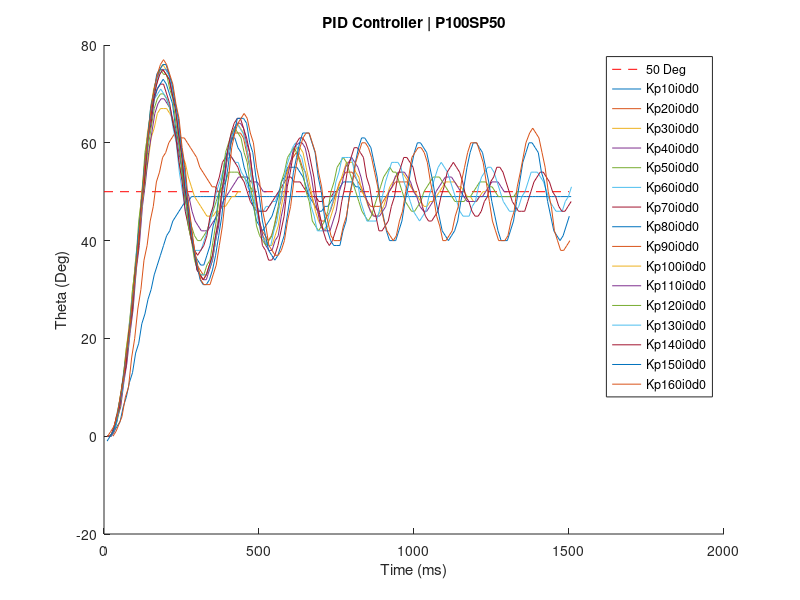
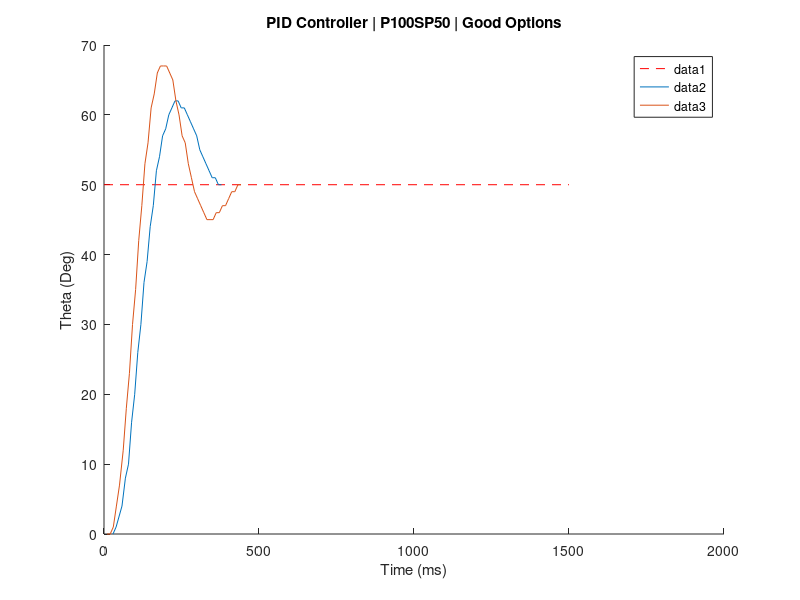

MATLAB code for these plots, in order: (Note: this script raises an error after producing the figures.)
figure(1);
hold on;
xlabel('Time (ms)');
ylabel('Theta (Deg)');
title('PID Controller | P100SP50');
plot([0 1500], [50 50], 'r--');
Kp10i0d0 = [12.0, 0; 22.0, 0; 32.0, 1; 42.0, 2; 52.0, 3; 62.0, 6; 72.0, 8; 82.0, 11; 92.0, 13; 102.0, 17; 112.0, 19; 122.0, 23; 132.0, 25; 142.0, 28; 152.0, 30; 162.0, 33; 172.0, 35; 182.0, 37; 192.0, 39; 202.0, 41; 212.0, 42; 222.0, 44; 232.0, 45; 242.0, 46; 252.0, 47; 262.0, 48; 272.0, 48; 282.0, 49; 292.0, 49; 302.0, 49; 312.0, 49; 322.0, 49; 332.0, 49; 342.0, 49; 352.0, 49; 362.0, 49; 372.0, 49; 382.0, 49; 392.0, 49; 402.0, 49; 412.0, 49; 422.0, 49; 432.0, 49; 442.0, 49; 452.0, 49; 462.0, 49; 472.0, 49; 482.0, 49; 492.0, 49; 502.0, 49; 513.0, 49; 523.0, 49; 533.0, 49; 543.0, 49; 553.0, 49; 563.0, 49; 573.0, 49; 583.0, 49; 593.0, 49; 603.0, 49; 613.0, 49; 623.0, 49; 633.0, 49; 643.0, 49; 653.0, 49; 663.0, 49; 673.0, 49; 683.0, 49; 693.0, 49; 703.0, 49; 713.0, 49; 723.0, 49; 733.0, 49; 743.0, 49; 753.0, 49; 763.0, 49; 773.0, 49; 783.0, 49; 793.0, 49; 803.0, 49; 813.0, 49; 823.0, 49; 833.0, 49; 843.0, 49; 853.0, 49; 863.0, 49; 873.0, 49; 883.0, 49; 893.0, 49; 903.0, 49; 913.0, 49; 923.0, 49; 933.0, 49; 943.0, 49; 953.0, 49; 963.0, 49; 973.0, 49; 983.0, 49; 993.0, 49; 1003.0, 49; 1013.0, 49; 1023.0, 49; 1033.0, 49; 1043.0, 49; 1053.0, 49; 1063.0, 49; 1073.0, 49; 1083.0, 49; 1093.0, 49; 1103.0, 49; 1113.0, 49; 1123.0, 49; 1133.0, 49; 1143.0, 49; 1153.0, 49; 1163.0, 49; 1173.0, 49; 1183.0, 49; 1193.0, 49; 1203.0, 49; 1213.0, 49; 1223.0, 49; 1233.0, 49; 1243.0, 49; 1253.0, 49; 1263.0, 49; 1273.0, 49; 1283.0, 49; 1293.0, 49; 1303.0, 49; 1313.0, 49; 1323.0, 49; 1333.0, 49; 1343.0, 49; 1353.0, 49; 1363.0, 49; 1373.0, 49; 1383.0, 49; 1393.0, 49; 1403.0, 49; 1413.0, 49; 1423.0, 49; 1433.0, 49; 1443.0, 49; 1453.0, 49; 1463.0, 49; 1473.0, 49; 1497.0, 49; 1507.0, 49; ];
plot(Kp10i0d0(:,1),Kp10i0d0(:,2))
% y = max(Kp10i0d0(:,2));
% x = Kp10i0d0(find(Kp10i0d0(:,2) == max(y), 1, 'first'));
% text(x, y, 'Kp10i0d0');
% pause;

Kp20i0d0 = [29.0, 0; 39.0, 1; 58.0, 4; 69.0, 8; 79.0, 10; 89.0, 16; 99.0, 20; 109.0, 26; 119.0, 30; 129.0, 36; 139.0, 39; 149.0, 44; 159.0, 47; 169.0, 52; 179.0, 54; 189.0, 57; 199.0, 58; 209.0, 60; 219.0, 61; 229.0, 62; 239.0, 62; 249.0, 61; 259.0, 61; 269.0, 60; 279.0, 59; 289.0, 58; 299.0, 57; 309.0, 55; 319.0, 54; 329.0, 53; 339.0, 52; 349.0, 51; 359.0, 51; 369.0, 50; 379.0, 50; ];
plot(Kp20i0d0(:,1),Kp20i0d0(:,2))
% y = max(Kp20i0d0(:,2));
% x = Kp20i0d0(find(Kp20i0d0(:,2) == max(y), 1, 'first'));
% text(x, y, 'Kp20i0d0');
% pause;

Kp30i0d0 = [10.0, 0; 20.0, 0; 30.0, 1; 40.0, 4; 50.0, 7; 62.0, 12; 72.0, 18; 82.0, 23; 92.0, 30; 102.0, 35; 112.0, 42; 122.0, 47; 132.0, 53; 142.0, 56; 152.0, 61; 162.0, 63; 172.0, 66; 182.0, 67; 192.0, 67; 202.0, 67; 212.0, 66; 222.0, 65; 232.0, 62; 242.0, 60; 252.0, 57; 262.0, 56; 272.0, 53; 282.0, 51; 292.0, 49; 302.0, 48; 312.0, 47; 322.0, 46; 332.0, 45; 342.0, 45; 352.0, 45; 362.0, 46; 372.0, 46; 382.0, 47; 392.0, 47; 402.0, 48; 412.0, 49; 422.0, 49; 432.0, 50; 442.0, 50; ];
plot(Kp30i0d0(:,1),Kp30i0d0(:,2))
% y = max(Kp30i0d0(:,2));
% x = Kp30i0d0(find(Kp30i0d0(:,2) == max(y), 1, 'first'));
% text(x, y, 'Kp30i0d0');
% pause;

Kp40i0d0 = [14.0, 0; 24.0, 0; 34.0, 1; 44.0, 4; 54.0, 6; 64.0, 11; 74.0, 15; 84.0, 21; 94.0, 26; 104.0, 34; 114.0, 39; 124.0, 47; 134.0, 52; 144.0, 58; 154.0, 62; 164.0, 66; 174.0, 68; 184.0, 69; 194.0, 69; 204.0, 68; 214.0, 67; 224.0, 64; 234.0, 61; 244.0, 57; 254.0, 54; 264.0, 51; 274.0, 49; 284.0, 46; 294.0, 44; 304.0, 43; 314.0, 42; 324.0, 42; 334.0, 42; 344.0, 43; 354.0, 44; 364.0, 45; 374.0, 46; 384.0, 48; 394.0, 49; 404.0, 50; 414.0, 51; 424.0, 52; 434.0, 53; 444.0, 53; 454.0, 53; 464.0, 53; 474.0, 52; 484.0, 52; 494.0, 52; 504.0, 51; 514.0, 50; 524.0, 50; ];
plot(Kp40i0d0(:,1),Kp40i0d0(:,2))
% y = max(Kp40i0d0(:,2));
% x = Kp40i0d0(find(Kp40i0d0(:,2) == max(y), 1, 'first'));
% text(x, y, 'Kp40i0d0');
% pause;

Kp50i0d0 = [12.0, 0; 22.0, 0; 32.0, 1; 42.0, 3; 52.0, 6; 62.0, 11; 72.0, 15; 82.0, 21; 92.0, 26; 102.0, 34; 112.0, 39; 122.0, 47; 132.0, 52; 142.0, 59; 152.0, 63; 162.0, 67; 172.0, 69; 182.0, 70; 192.0, 70; 202.0, 69; 212.0, 67; 222.0, 64; 232.0, 61; 242.0, 56; 252.0, 53; 262.0, 48; 272.0, 46; 282.0, 43; 292.0, 41; 302.0, 40; 312.0, 40; 322.0, 41; 332.0, 42; 342.0, 44; 352.0, 46; 362.0, 48; 372.0, 50; 382.0, 51; 392.0, 52; 402.0, 54; 412.0, 54; 422.0, 54; 432.0, 54; 442.0, 53; 452.0, 53; 462.0, 52; 472.0, 51; 482.0, 50; 492.0, 50; ];
plot(Kp50i0d0(:,1),Kp50i0d0(:,2))
% y = max(Kp50i0d0(:,2));
% x = Kp50i0d0(find(Kp50i0d0(:,2) == max(y), 1, 'first'));
% text(x, y, 'Kp50i0d0');
% pause;

Kp60i0d0 = [10.0, 0; 23.0, 0; 33.0, 2; 43.0, 5; 53.0, 8; 63.0, 13; 73.0, 17; 83.0, 24; 93.0, 29; 103.0, 37; 113.0, 42; 123.0, 50; 133.0, 55; 143.0, 62; 153.0, 65; 163.0, 69; 173.0, 70; 183.0, 71; 193.0, 70; 203.0, 69; 213.0, 67; 223.0, 63; 233.0, 60; 243.0, 54; 253.0, 50; 263.0, 46; 273.0, 43; 283.0, 40; 293.0, 38; 303.0, 38; 313.0, 38; 323.0, 40; 333.0, 42; 343.0, 44; 353.0, 47; 363.0, 50; 373.0, 52; 383.0, 54; 393.0, 56; 403.0, 57; 413.0, 57; 423.0, 56; 433.0, 56; 443.0, 54; 453.0, 53; 463.0, 51; 473.0, 50; 483.0, 48; 493.0, 47; 503.0, 46; 513.0, 46; 523.0, 47; 533.0, 47; 543.0, 48; 553.0, 48; 563.0, 50; 573.0, 50; ];
plot(Kp60i0d0(:,1),Kp60i0d0(:,2))
% y = max(Kp60i0d0(:,2));
% x = Kp60i0d0(find(Kp60i0d0(:,2) == max(y), 1, 'first'));
% text(x, y, 'Kp60i0d0');
% pause;

Kp70i0d0 = [12.0, 0; 22.0, 0; 32.0, 2; 42.0, 4; 52.0, 7; 62.0, 12; 72.0, 16; 82.0, 22; 92.0, 27; 102.0, 35; 112.0, 40; 122.0, 48; 132.0, 54; 142.0, 61; 152.0, 64; 162.0, 69; 172.0, 71; 182.0, 72; 192.0, 72; 202.0, 70; 212.0, 68; 222.0, 64; 232.0, 61; 242.0, 56; 252.0, 52; 262.0, 46; 272.0, 43; 282.0, 40; 292.0, 38; 302.0, 37; 312.0, 38; 322.0, 39; 332.0, 41; 342.0, 45; 352.0, 47; 362.0, 51; 372.0, 53; 382.0, 56; 392.0, 57; 402.0, 58; 412.0, 57; 422.0, 56; 432.0, 55; 442.0, 53; 452.0, 52; 462.0, 50; 472.0, 48; 482.0, 47; 492.0, 46; 503.0, 46; 513.0, 46; 523.0, 46; 533.0, 47; 543.0, 48; 553.0, 49; 563.0, 50; 573.0, 51; 583.0, 52; 593.0, 53; 603.0, 53; 613.0, 52; 623.0, 52; 633.0, 52; 643.0, 51; 653.0, 50; 663.0, 49; 673.0, 49; 683.0, 49; 693.0, 48; 703.0, 48; 713.0, 49; 723.0, 49; 733.0, 49; 743.0, 50; 753.0, 50; ];
plot(Kp70i0d0(:,1),Kp70i0d0(:,2))
% y = max(Kp70i0d0(:,2));
% x = Kp70i0d0(find(Kp70i0d0(:,2) == max(y), 1, 'first'));
% text(x, y, 'Kp70i0d0');
% pause;

Kp80i0d0 = [11.0, 0; 21.0, 0; 31.0, 1; 41.0, 3; 51.0, 7; 61.0, 11; 71.0, 16; 81.0, 21; 91.0, 28; 101.0, 33; 111.0, 41; 121.0, 47; 131.0, 55; 141.0, 60; 151.0, 65; 161.0, 69; 171.0, 71; 181.0, 72; 191.0, 73; 201.0, 72; 211.0, 70; 221.0, 68; 231.0, 63; 241.0, 60; 252.0, 54; 262.0, 49; 272.0, 44; 282.0, 41; 292.0, 37; 302.0, 36; 312.0, 35; 322.0, 35; 332.0, 37; 342.0, 39; 352.0, 43; 362.0, 45; 372.0, 50; 382.0, 53; 392.0, 57; 402.0, 59; 412.0, 61; 422.0, 61; 432.0, 59; 442.0, 58; 452.0, 55; 462.0, 53; 472.0, 49; 482.0, 47; 492.0, 44; 502.0, 43; 512.0, 42; 522.0, 43; 532.0, 44; 542.0, 45; 552.0, 47; 562.0, 49; 572.0, 52; 582.0, 53; 592.0, 55; 602.0, 55; 612.0, 55; 622.0, 55; 632.0, 54; 642.0, 53; 652.0, 51; 662.0, 49; 672.0, 48; 682.0, 47; 692.0, 46; 702.0, 46; 712.0, 47; 722.0, 47; 732.0, 48; 742.0, 49; 752.0, 50; 762.0, 51; 772.0, 52; 782.0, 52; 792.0, 52; 802.0, 52; 812.0, 51; 822.0, 51; 832.0, 50; 842.0, 50; ];
plot(Kp80i0d0(:,1),Kp80i0d0(:,2))
% y = max(Kp80i0d0(:,2));
% x = Kp80i0d0(find(Kp80i0d0(:,2) == max(y), 1, 'first'));
% text(x, y, 'Kp80i0d0');
% pause;

Kp90i0d0 = [10.0, 0; 20.0, 0; 30.0, 1; 40.0, 3; 50.0, 6; 60.0, 11; 70.0, 14; 80.0, 21; 90.0, 26; 100.0, 34; 110.0, 39; 120.0, 48; 130.0, 54; 140.0, 61; 150.0, 65; 160.0, 70; 170.0, 72; 180.0, 75; 190.0, 75; 200.0, 74; 210.0, 73; 220.0, 70; 230.0, 68; 240.0, 63; 250.0, 59; 260.0, 52; 270.0, 48; 280.0, 42; 290.0, 39; 300.0, 35; 310.0, 34; 320.0, 33; 330.0, 33; 340.0, 35; 350.0, 37; 360.0, 41; 370.0, 45; 380.0, 50; 390.0, 54; 400.0, 58; 410.0, 60; 420.0, 62; 430.0, 62; 440.0, 62; 450.0, 61; 460.0, 58; 470.0, 55; 480.0, 51; 490.0, 48; 500.0, 44; 510.0, 42; 520.0, 41; 530.0, 40; 540.0, 41; 550.0, 43; 560.0, 46; 570.0, 48; 580.0, 52; 590.0, 54; 600.0, 56; 610.0, 57; 620.0, 58; 630.0, 57; 640.0, 55; 650.0, 54; 660.0, 51; 670.0, 49; 680.0, 47; 690.0, 46; 700.0, 44; 710.0, 44; 720.0, 45; 730.0, 46; 740.0, 48; 750.0, 50; 760.0, 52; 770.0, 53; 780.0, 54; 790.0, 54; 800.0, 54; 810.0, 53; 820.0, 52; 830.0, 51; 840.0, 49; 850.0, 48; 860.0, 47; 870.0, 47; 880.0, 47; 890.0, 47; 900.0, 48; 910.0, 49; 920.0, 50; 930.0, 51; 940.0, 52; 950.0, 52; 960.0, 52; 970.0, 52; 980.0, 52; 990.0, 51; 1000.0, 50; 1010.0, 50; ];
plot(Kp90i0d0(:,1),Kp90i0d0(:,2))
% y = max(Kp90i0d0(:,2));
% x = Kp90i0d0(find(Kp90i0d0(:,2) == max(y), 1, 'first'));
% text(x, y, 'Kp90i0d0');
% pause;

Kp100i0d0 = [10.0, 0; 20.0, 0; 30.0, 1; 40.0, 4; 50.0, 6; 60.0, 11; 70.0, 15; 80.0, 22; 90.0, 27; 100.0, 35; 110.0, 40; 120.0, 49; 130.0, 55; 140.0, 62; 150.0, 66; 160.0, 71; 170.0, 73; 180.0, 75; 190.0, 76; 200.0, 75; 210.0, 74; 220.0, 71; 230.0, 68; 240.0, 63; 250.0, 59; 260.0, 52; 270.0, 48; 280.0, 42; 290.0, 38; 300.0, 35; 310.0, 33; 320.0, 32; 330.0, 33; 340.0, 34; 350.0, 36; 360.0, 40; 370.0, 44; 380.0, 50; 390.0, 54; 400.0, 58; 410.0, 61; 420.0, 63; 430.0, 64; 440.0, 63; 450.0, 62; 460.0, 59; 470.0, 56; 480.0, 51; 490.0, 48; 502.0, 44; 512.0, 41; 522.0, 40; 532.0, 39; 542.0, 39; 552.0, 41; 562.0, 43; 572.0, 47; 582.0, 50; 592.0, 54; 602.0, 56; 612.0, 58; 622.0, 59; 632.0, 59; 642.0, 58; 652.0, 55; 662.0, 52; 672.0, 49; 682.0, 46; 692.0, 44; 702.0, 43; 712.0, 42; 722.0, 43; 732.0, 45; 742.0, 47; 752.0, 50; 762.0, 52; 772.0, 54; 782.0, 56; 792.0, 56; 802.0, 56; 812.0, 54; 822.0, 53; 832.0, 50; 842.0, 49; 852.0, 47; 862.0, 46; 872.0, 45; 882.0, 45; 892.0, 46; 902.0, 47; 912.0, 49; 922.0, 51; 932.0, 52; 942.0, 53; 952.0, 54; 962.0, 54; 972.0, 53; 982.0, 52; 992.0, 51; 1002.0, 50; 1012.0, 49; 1022.0, 48; 1032.0, 47; 1042.0, 47; 1052.0, 48; 1062.0, 48; 1072.0, 49; 1082.0, 50; 1092.0, 51; 1102.0, 52; 1112.0, 52; 1122.0, 52; 1132.0, 52; 1142.0, 51; 1152.0, 51; 1162.0, 50; 1172.0, 49; 1182.0, 49; 1192.0, 48; 1202.0, 48; 1212.0, 49; 1222.0, 50; 1232.0, 50; ];
plot(Kp100i0d0(:,1),Kp100i0d0(:,2))
% y = max(Kp100i0d0(:,2));
% x = Kp100i0d0(find(Kp100i0d0(:,2) == max(y), 1, 'first'));
% text(x, y, 'Kp100i0d0');
% pause;

Kp110i0d0 = [10.0, 0; 20.0, 0; 30.0, 1; 40.0, 3; 50.0, 6; 60.0, 11; 70.0, 14; 80.0, 21; 90.0, 26; 100.0, 34; 110.0, 39; 120.0, 48; 130.0, 54; 140.0, 61; 150.0, 66; 160.0, 70; 170.0, 73; 180.0, 75; 190.0, 75; 200.0, 75; 210.0, 74; 220.0, 70; 230.0, 68; 240.0, 62; 250.0, 58; 260.0, 52; 270.0, 47; 280.0, 41; 290.0, 38; 300.0, 34; 310.0, 33; 320.0, 32; 330.0, 32; 340.0, 34; 350.0, 36; 360.0, 40; 370.0, 43; 380.0, 49; 390.0, 53; 400.0, 58; 410.0, 61; 420.0, 63; 430.0, 64; 440.0, 64; 450.0, 63; 460.0, 60; 470.0, 58; 480.0, 53; 490.0, 49; 502.0, 44; 512.0, 41; 522.0, 39; 532.0, 38; 542.0, 38; 552.0, 40; 562.0, 41; 572.0, 45; 582.0, 48; 592.0, 53; 602.0, 56; 612.0, 59; 629.0, 60; 639.0, 60; 649.0, 59; 659.0, 56; 669.0, 53; 679.0, 49; 689.0, 46; 699.0, 43; 709.0, 42; 719.0, 42; 729.0, 42; 739.0, 44; 749.0, 46; 759.0, 50; 769.0, 52; 779.0, 55; 789.0, 56; 799.0, 57; 809.0, 56; 819.0, 55; 829.0, 53; 839.0, 50; 849.0, 48; 859.0, 46; 869.0, 45; 879.0, 45; 889.0, 45; 899.0, 46; 909.0, 47; 919.0, 50; 929.0, 51; 939.0, 53; 949.0, 54; 959.0, 54; 969.0, 54; 979.0, 53; 989.0, 52; 999.0, 50; 1009.0, 49; 1019.0, 47; 1031.0, 46; 1041.0, 46; 1051.0, 47; 1061.0, 48; 1071.0, 50; 1081.0, 51; 1091.0, 52; 1101.0, 53; 1111.0, 53; 1121.0, 53; 1131.0, 52; 1141.0, 51; 1151.0, 50; 1161.0, 49; 1171.0, 48; 1181.0, 48; 1191.0, 48; 1201.0, 48; 1211.0, 49; 1221.0, 49; 1231.0, 50; 1241.0, 51; 1251.0, 52; 1261.0, 52; 1271.0, 52; 1281.0, 51; 1291.0, 50; 1301.0, 50; ];
plot(Kp110i0d0(:,1),Kp110i0d0(:,2))
% y = max(Kp110i0d0(:,2));
% x = Kp110i0d0(find(Kp110i0d0(:,2) == max(y), 1, 'first'));
% text(x, y, 'Kp110i0d0');
% pause;

Kp120i0d0 = [10.0, 0; 20.0, 0; 30.0, 1; 42.0, 4; 52.0, 8; 62.0, 12; 72.0, 18; 82.0, 22; 92.0, 30; 102.0, 35; 112.0, 44; 122.0, 49; 132.0, 58; 142.0, 62; 152.0, 68; 162.0, 71; 172.0, 74; 182.0, 75; 192.0, 74; 202.0, 74; 212.0, 71; 222.0, 69; 232.0, 64; 242.0, 60; 252.0, 54; 262.0, 50; 272.0, 43; 282.0, 40; 292.0, 36; 302.0, 34; 312.0, 33; 322.0, 33; 332.0, 35; 342.0, 36; 352.0, 40; 362.0, 44; 372.0, 49; 382.0, 53; 392.0, 58; 402.0, 60; 412.0, 62; 422.0, 63; 432.0, 62; 442.0, 61; 452.0, 58; 462.0, 56; 472.0, 51; 482.0, 48; 492.0, 43; 502.0, 41; 512.0, 40; 522.0, 39; 532.0, 40; 542.0, 41; 552.0, 44; 562.0, 47; 572.0, 52; 582.0, 54; 592.0, 57; 602.0, 58; 612.0, 59; 622.0, 58; 632.0, 56; 642.0, 54; 652.0, 50; 662.0, 48; 672.0, 44; 682.0, 43; 692.0, 42; 702.0, 43; 712.0, 44; 722.0, 46; 732.0, 50; 742.0, 52; 752.0, 55; 762.0, 56; 772.0, 57; 782.0, 56; 792.0, 54; 802.0, 52; 812.0, 50; 822.0, 48; 832.0, 46; 842.0, 45; 852.0, 44; 862.0, 45; 872.0, 47; 882.0, 49; 892.0, 51; 902.0, 53; 912.0, 54; 922.0, 55; 932.0, 54; 942.0, 54; 952.0, 52; 962.0, 50; 972.0, 48; 982.0, 47; 992.0, 46; 1002.0, 46; 1012.0, 47; 1022.0, 48; 1032.0, 50; 1042.0, 51; 1052.0, 52; 1062.0, 53; 1072.0, 53; 1082.0, 53; 1092.0, 52; 1102.0, 51; 1112.0, 50; 1122.0, 49; 1132.0, 48; 1142.0, 48; 1152.0, 48; 1162.0, 48; 1172.0, 49; 1182.0, 49; 1192.0, 50; 1202.0, 51; 1212.0, 52; 1222.0, 52; 1232.0, 52; 1242.0, 51; 1252.0, 51; 1262.0, 50; 1272.0, 49; 1282.0, 49; 1292.0, 49; 1302.0, 49; 1312.0, 49; 1322.0, 49; 1332.0, 50; 1342.0, 50; ];
plot(Kp120i0d0(:,1),Kp120i0d0(:,2))
% y = max(Kp120i0d0(:,2));
% x = Kp120i0d0(find(Kp120i0d0(:,2) == max(y), 1, 'first'));
% text(x, y, 'Kp120i0d0');
% pause;

Kp130i0d0 = [11.0, 0; 21.0, 0; 31.0, 1; 41.0, 3; 51.0, 7; 61.0, 10; 71.0, 16; 81.0, 20; 91.0, 28; 101.0, 32; 111.0, 41; 121.0, 46; 131.0, 55; 141.0, 60; 151.0, 66; 161.0, 70; 171.0, 73; 188.0, 75; 198.0, 75; 208.0, 74; 218.0, 72; 228.0, 68; 238.0, 65; 248.0, 60; 258.0, 55; 268.0, 48; 278.0, 44; 288.0, 39; 298.0, 36; 308.0, 33; 318.0, 33; 328.0, 33; 338.0, 34; 348.0, 36; 358.0, 39; 368.0, 44; 378.0, 48; 388.0, 54; 398.0, 57; 408.0, 61; 418.0, 62; 428.0, 64; 438.0, 63; 448.0, 62; 458.0, 60; 468.0, 56; 478.0, 52; 488.0, 47; 498.0, 44; 508.0, 41; 518.0, 40; 528.0, 39; 538.0, 39; 548.0, 42; 558.0, 44; 568.0, 48; 578.0, 51; 588.0, 55; 598.0, 57; 608.0, 59; 618.0, 60; 628.0, 58; 638.0, 57; 648.0, 54; 658.0, 51; 668.0, 47; 678.0, 45; 688.0, 42; 698.0, 42; 708.0, 42; 718.0, 43; 728.0, 46; 738.0, 48; 748.0, 52; 758.0, 54; 768.0, 57; 778.0, 57; 788.0, 57; 798.0, 57; 808.0, 54; 818.0, 52; 828.0, 48; 838.0, 46; 848.0, 44; 858.0, 44; 868.0, 44; 878.0, 44; 888.0, 46; 898.0, 49; 908.0, 52; 918.0, 54; 928.0, 56; 938.0, 56; 948.0, 56; 958.0, 55; 968.0, 52; 978.0, 50; 988.0, 48; 998.0, 46; 1008.0, 45; 1018.0, 44; 1028.0, 45; 1038.0, 46; 1048.0, 49; 1058.0, 51; 1068.0, 53; 1078.0, 55; 1088.0, 56; 1098.0, 55; 1108.0, 54; 1118.0, 52; 1128.0, 50; 1138.0, 48; 1148.0, 46; 1158.0, 45; 1168.0, 45; 1178.0, 45; 1188.0, 47; 1198.0, 48; 1208.0, 51; 1218.0, 53; 1228.0, 54; 1238.0, 55; 1248.0, 55; 1258.0, 54; 1268.0, 52; 1278.0, 50; 1288.0, 48; 1298.0, 47; 1308.0, 46; 1318.0, 46; 1328.0, 46; 1338.0, 47; 1348.0, 49; 1358.0, 50; 1368.0, 52; 1378.0, 54; 1388.0, 54; 1398.0, 54; 1408.0, 53; 1418.0, 52; 1428.0, 50; 1438.0, 48; 1448.0, 47; 1458.0, 46; 1468.0, 46; 1478.0, 46; 1488.0, 48; 1498.0, 49; 1508.0, 51; ];
plot(Kp130i0d0(:,1),Kp130i0d0(:,2))
% y = max(Kp130i0d0(:,2));
% x = Kp130i0d0(find(Kp130i0d0(:,2) == max(y), 1, 'first'));
% text(x, y, 'Kp130i0d0');
% pause;

Kp140i0d0 = [10.0, 0; 20.0, 0; 30.0, 1; 40.0, 4; 50.0, 6; 60.0, 11; 70.0, 14; 80.0, 21; 90.0, 25; 100.0, 33; 110.0, 38; 120.0, 47; 130.0, 52; 140.0, 60; 150.0, 65; 160.0, 69; 170.0, 72; 180.0, 74; 190.0, 75; 200.0, 74; 210.0, 73; 220.0, 70; 230.0, 67; 240.0, 62; 250.0, 58; 260.0, 51; 270.0, 47; 280.0, 41; 290.0, 38; 300.0, 34; 310.0, 33; 320.0, 32; 330.0, 33; 340.0, 35; 350.0, 37; 360.0, 41; 370.0, 44; 380.0, 50; 390.0, 54; 400.0, 59; 410.0, 62; 420.0, 64; 430.0, 65; 440.0, 65; 450.0, 63; 460.0, 61; 470.0, 58; 480.0, 53; 490.0, 49; 501.0, 44; 511.0, 39; 521.0, 38; 531.0, 36; 541.0, 36; 551.0, 37; 561.0, 39; 571.0, 42; 581.0, 45; 591.0, 51; 601.0, 54; 611.0, 58; 621.0, 60; 631.0, 61; 641.0, 61; 651.0, 60; 661.0, 58; 677.0, 53; 687.0, 48; 697.0, 45; 707.0, 42; 717.0, 40; 727.0, 39; 737.0, 40; 747.0, 42; 757.0, 44; 767.0, 48; 777.0, 51; 787.0, 55; 797.0, 57; 807.0, 59; 817.0, 59; 827.0, 58; 837.0, 57; 847.0, 53; 857.0, 51; 867.0, 47; 877.0, 45; 887.0, 42; 897.0, 42; 907.0, 43; 917.0, 44; 927.0, 47; 937.0, 49; 947.0, 53; 957.0, 55; 967.0, 57; 977.0, 57; 987.0, 56; 997.0, 55; 1007.0, 52; 1017.0, 50; 1027.0, 47; 1037.0, 45; 1047.0, 44; 1057.0, 44; 1067.0, 45; 1077.0, 46; 1087.0, 49; 1097.0, 51; 1107.0, 54; 1117.0, 55; 1127.0, 56; 1137.0, 55; 1147.0, 54; 1157.0, 52; 1167.0, 49; 1177.0, 48; 1187.0, 46; 1197.0, 45; 1207.0, 45; 1217.0, 46; 1227.0, 48; 1237.0, 49; 1247.0, 52; 1257.0, 53; 1267.0, 55; 1277.0, 55; 1287.0, 54; 1297.0, 52; 1307.0, 50; 1317.0, 48; 1327.0, 47; 1337.0, 46; 1347.0, 46; 1357.0, 46; 1367.0, 48; 1377.0, 50; 1387.0, 52; 1397.0, 53; 1407.0, 54; 1417.0, 54; 1427.0, 53; 1437.0, 52; 1447.0, 50; 1457.0, 49; 1467.0, 47; 1477.0, 46; 1487.0, 46; 1497.0, 47; 1507.0, 48; ];
plot(Kp140i0d0(:,1),Kp140i0d0(:,2))
% y = max(Kp140i0d0(:,2));
% x = Kp140i0d0(find(Kp140i0d0(:,2) == max(y), 1, 'first'));
% text(x, y, 'Kp140i0d0');
% pause;

Kp150i0d0 = [10.0, -1; 20.0, 0; 30.0, 1; 40.0, 3; 50.0, 7; 60.0, 10; 70.0, 16; 80.0, 20; 90.0, 27; 100.0, 32; 110.0, 41; 120.0, 46; 130.0, 55; 140.0, 60; 150.0, 67; 160.0, 70; 170.0, 74; 180.0, 75; 190.0, 76; 200.0, 76; 210.0, 74; 220.0, 72; 230.0, 68; 240.0, 65; 250.0, 59; 260.0, 55; 270.0, 48; 280.0, 43; 290.0, 38; 300.0, 35; 310.0, 32; 320.0, 31; 330.0, 31; 340.0, 32; 350.0, 34; 360.0, 37; 370.0, 41; 380.0, 45; 390.0, 51; 400.0, 55; 410.0, 60; 420.0, 62; 430.0, 65; 440.0, 65; 450.0, 65; 460.0, 64; 470.0, 60; 480.0, 58; 490.0, 53; 501.0, 49; 511.0, 44; 521.0, 41; 531.0, 38; 541.0, 37; 551.0, 36; 561.0, 37; 571.0, 39; 581.0, 41; 591.0, 45; 601.0, 49; 611.0, 54; 621.0, 57; 631.0, 60; 641.0, 62; 651.0, 62; 661.0, 62; 671.0, 60; 681.0, 58; 691.0, 53; 701.0, 50; 711.0, 45; 721.0, 42; 731.0, 40; 741.0, 39; 751.0, 39; 761.0, 39; 771.0, 42; 781.0, 44; 791.0, 49; 801.0, 52; 811.0, 56; 821.0, 59; 831.0, 61; 841.0, 61; 851.0, 60; 861.0, 59; 871.0, 56; 881.0, 53; 891.0, 48; 901.0, 45; 911.0, 42; 921.0, 40; 931.0, 40; 941.0, 40; 951.0, 42; 961.0, 44; 971.0, 48; 981.0, 51; 991.0, 55; 1001.0, 58; 1011.0, 60; 1021.0, 60; 1031.0, 59; 1041.0, 58; 1051.0, 55; 1061.0, 52; 1071.0, 48; 1081.0, 45; 1091.0, 42; 1101.0, 41; 1111.0, 40; 1121.0, 41; 1131.0, 42; 1141.0, 44; 1151.0, 48; 1161.0, 51; 1171.0, 55; 1181.0, 58; 1191.0, 60; 1201.0, 60; 1211.0, 59; 1221.0, 58; 1231.0, 55; 1241.0, 52; 1251.0, 48; 1261.0, 45; 1271.0, 42; 1281.0, 40; 1291.0, 40; 1301.0, 40; 1311.0, 42; 1321.0, 44; 1331.0, 48; 1341.0, 52; 1351.0, 56; 1361.0, 58; 1371.0, 60; 1381.0, 60; 1391.0, 59; 1401.0, 58; 1411.0, 54; 1421.0, 52; 1431.0, 48; 1441.0, 45; 1451.0, 42; 1461.0, 41; 1471.0, 40; 1481.0, 41; 1491.0, 43; 1501.0, 45; ];
plot(Kp150i0d0(:,1),Kp150i0d0(:,2))
% y = max(Kp150i0d0(:,2));
% x = Kp150i0d0(find(Kp150i0d0(:,2) == max(y), 1, 'first'));
% text(x, y, 'Kp150i0d0');
% pause;

Kp160i0d0 = [12.0, 0; 22.0, 1; 32.0, 2; 42.0, 4; 52.0, 8; 62.0, 11; 72.0, 17; 82.0, 21; 92.0, 28; 102.0, 33; 112.0, 41; 122.0, 47; 132.0, 56; 142.0, 61; 152.0, 67; 162.0, 71; 172.0, 74; 182.0, 76; 192.0, 77; 202.0, 76; 212.0, 74; 222.0, 72; 232.0, 68; 242.0, 65; 252.0, 59; 262.0, 55; 272.0, 48; 282.0, 43; 292.0, 38; 302.0, 35; 312.0, 32; 322.0, 31; 332.0, 31; 342.0, 31; 352.0, 33; 362.0, 35; 372.0, 39; 382.0, 43; 392.0, 49; 402.0, 53; 412.0, 59; 422.0, 62; 432.0, 64; 442.0, 65; 452.0, 66; 462.0, 65; 472.0, 62; 482.0, 60; 492.0, 55; 502.0, 52; 512.0, 46; 522.0, 43; 532.0, 39; 542.0, 38; 552.0, 37; 562.0, 37; 572.0, 38; 582.0, 40; 592.0, 44; 602.0, 47; 612.0, 52; 622.0, 56; 632.0, 59; 642.0, 61; 652.0, 62; 662.0, 62; 672.0, 60; 682.0, 58; 692.0, 54; 702.0, 51; 712.0, 46; 722.0, 44; 732.0, 41; 742.0, 40; 752.0, 40; 762.0, 40; 772.0, 43; 782.0, 45; 792.0, 49; 802.0, 52; 812.0, 56; 822.0, 58; 832.0, 60; 843.0, 60; 853.0, 59; 863.0, 57; 873.0, 54; 883.0, 51; 893.0, 47; 903.0, 44; 913.0, 42; 923.0, 41; 933.0, 40; 943.0, 41; 953.0, 44; 963.0, 46; 973.0, 50; 983.0, 53; 993.0, 57; 1003.0, 58; 1013.0, 59; 1023.0, 59; 1033.0, 58; 1043.0, 56; 1053.0, 52; 1063.0, 49; 1073.0, 45; 1083.0, 43; 1093.0, 40; 1103.0, 40; 1113.0, 41; 1123.0, 42; 1133.0, 45; 1143.0, 47; 1153.0, 52; 1163.0, 55; 1173.0, 58; 1183.0, 60; 1193.0, 60; 1203.0, 60; 1213.0, 58; 1223.0, 56; 1233.0, 52; 1243.0, 48; 1253.0, 44; 1263.0, 42; 1273.0, 40; 1283.0, 40; 1293.0, 40; 1303.0, 41; 1313.0, 44; 1323.0, 46; 1333.0, 51; 1343.0, 54; 1361.0, 60; 1373.0, 62; 1383.0, 63; 1393.0, 62; 1403.0, 61; 1413.0, 58; 1423.0, 55; 1433.0, 50; 1443.0, 47; 1453.0, 42; 1463.0, 40; 1473.0, 38; 1483.0, 38; 1493.0, 39; 1503.0, 40; ];
plot(Kp160i0d0(:,1),Kp160i0d0(:,2))
% y = max(Kp160i0d0(:,2));
% x = Kp160i0d0(find(Kp160i0d0(:,2) == max(y), 1, 'first'));
% text(x, y, 'Kp160i0d0');
% pause;

caseList = {'Kp10i0d0', 'Kp20i0d0', 'Kp30i0d0', 'Kp40i0d0', 'Kp50i0d0', 'Kp60i0d0', 'Kp70i0d0', 'Kp80i0d0', 'Kp90i0d0', 'Kp100i0d0', 'Kp110i0d0', 'Kp120i0d0', 'Kp130i0d0', 'Kp140i0d0', 'Kp150i0d0', 'Kp160i0d0'};
legend('50 Deg', caseList{1,:});

t = {Kp10i0d0, Kp20i0d0, Kp30i0d0, Kp40i0d0, Kp50i0d0, Kp60i0d0, Kp70i0d0, Kp80i0d0, Kp90i0d0, Kp100i0d0, Kp110i0d0, Kp120i0d0, Kp130i0d0, Kp140i0d0, Kp150i0d0, Kp160i0d0};

figure(2);
hold on;
xlabel('Time (ms)');
ylabel('Theta (Deg)');
title('PID Controller | P100SP50 | Good Options');
plot([0 1500], [50 50], 'r--');
upper = 50;
idx = 0;
while idx < 6
    for e = t
        if max(e{1}(:,2)) <= upper && max(e{1}(:,2)) >= 50
            idx = idx + 1;
        end
    end
    upper = upper + 1;
end
upper = upper - 1;
legendTwo = {'50 Deg'};
idx = 0;
for e = t
    idx = idx + 1;
    if max(e{1}(:,2)) <= upper && max(e{1}(:,2)) >= 50
        plot(e{1}(:,1),e{1}(:,2));
        legendTwo{end+1} = caseList{idx};
    end
end
newLegend = legend();
newLegend = newLegend.String;
idx = size(legendTwo);
newLegend(end-idx(2)+1:end) = legendTwo(1:end);
legend(newLegend);